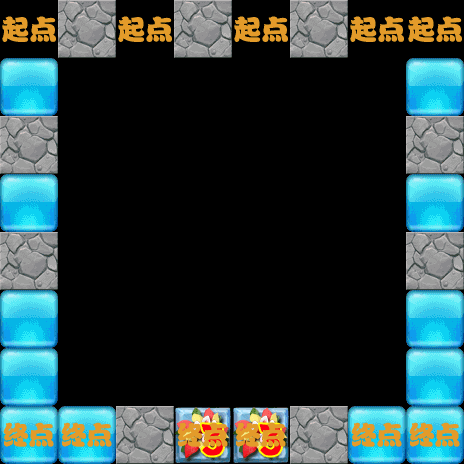

The image is a tile-based game level rendered from a .tmx file. Its description and source (layers, tilesets, objects; grid data summarised) follow:
An orthogonal 8x8 tile map with 58x58 px tiles, 8 tile layers (1-layer, 2-layer, 3-layer, 4-layer, ...).

<map version="1.0" orientation="orthogonal" renderorder="right-down" width="8" height="8" tilewidth="58" tileheight="58">
 <tileset firstgid="1" name="backgroundBlock" tilewidth="58" tileheight="58">
  <image source="backgroundBlock.png" width="348" height="870" />
 </tileset>
 <layer name="1-layer" width="8" height="8">
  <data>[64 cells, 47 non-empty, 1 distinct tile ids]</data>
 </layer>
 <layer name="2-layer" width="8" height="8">
  <data>[64 cells, 38 non-empty, 1 distinct tile ids]</data>
 </layer>
 <layer name="3-layer" width="8" height="8">
  <data>[64 cells, 2 non-empty, 1 distinct tile ids]</data>
 </layer>
 <layer name="4-layer" width="8" height="8">
  <data>[64 cells, 51 non-empty, 2 distinct tile ids]</data>
 </layer>
 <layer name="5-layer" width="8" height="8">
  <data>[64 cells, 49 non-empty, 1 distinct tile ids]</data>
 </layer>
 <layer name="6-layer" width="8" height="8">
  <data>[64 cells, 43 non-empty, 3 distinct tile ids]</data>
 </layer>
 <layer name="7-layer" width="8" height="8">
  <data>[64 cells, 63 non-empty, 1 distinct tile ids]</data>
 </layer>
 <layer name="8-layer" width="8" height="8">
  <data>[64 cells, 61 non-empty, 3 distinct tile ids]</data>
 </layer>
</map>
